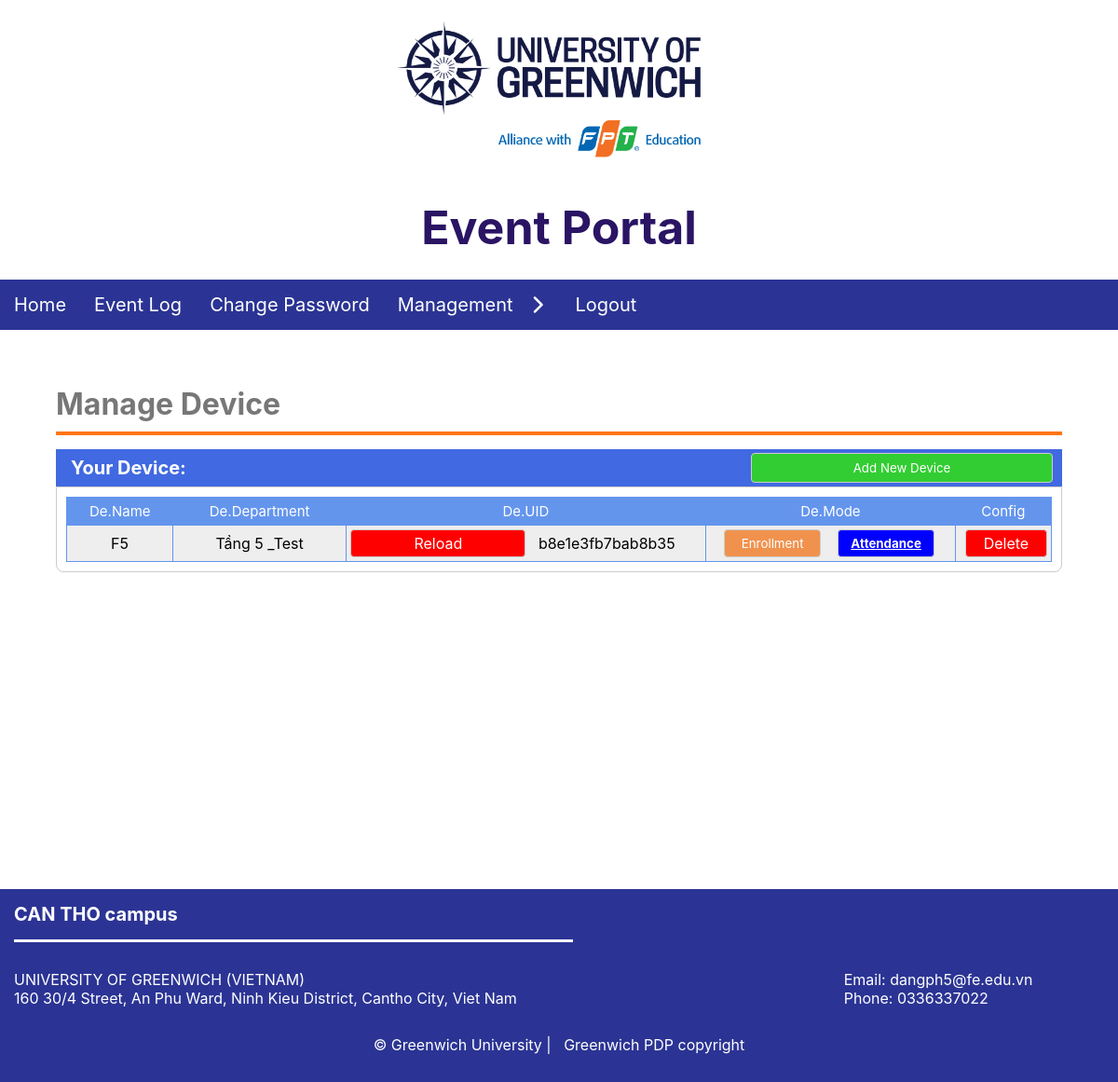
Page /admin.php?page=device on the committed database.
### tables this page shows
CREATE TABLE `device` (
  `id` int(11) NOT NULL,
  `device_name` varchar(200) NOT NULL,
  `device_uid` varchar(200) NOT NULL,
  `device_date` date NOT NULL,
  `device_dep` varchar(20) DEFAULT NULL,
  `device_mode` int(11) NOT NULL DEFAULT 0
);

### Views/ManageDevice.php (the view, shortened to what this page needs)
<body>
  <div class="Device-Container">
    <h1 class="mn-title">Manage Device</h1>
    <hr class="orange-line" />
    <div class="device-container">
      <div class="device-head">
        <span class="dv-title">Your Device: </span>
        <input type="submit" value="Add New Device" class="btn-add-device js-add-event">
      </div>
      <div class="device-body">
        <div class="main-table">
          <table class="table-admin">
            <tr class="table-head">
              <th class="head-row">De.Name</th>
              <th class="head-row">De.Department</th>
              <th class="head-row">De.UID</th>
              <th class="head-row">De.Mode</th>
              <th class="head-row">Config</th>
            </tr>
            <?php
            include("./connectDB.php");
            $sql = "SELECT * FROM device ORDER BY id DESC";
            $result = mysqli_stmt_init($conn);
            if (!mysqli_stmt_prepare($result, $sql)) {
              echo '<p class="error">SQL Error</p>';
            } else {
              mysqli_stmt_execute($result);
              $resultl = mysqli_stmt_get_result($result);
              while ($row = mysqli_fetch_assoc($resultl)) {
            ?>
                <tr class="table-body">
                  <td class="body-row"><?php echo $row["device_name"] ?></td>
                  <td class="body-row"><?php echo $row["device_dep"] ?></td>
                  <td class="body-row">
                    <div class="btn-table">
                      <a class="btn-reload" style="text-decoration: none" onclick="return confirm('Are you sure to reload?');" href="./Process/manageDeviceController.php?function=reload&&deviceid=<?php echo $row["id"] ?>">Reload</a>
                      <p style="color: black; display:flex; align-items:center;">&nbsp;&nbsp;&nbsp;<?php echo $row["device_uid"] ?></p>
                    </div>
                  </td>
                  <td class="body-row">
                    <form action="./Process/manageDeviceController.php?function=updatemode&&deviceid=<?php echo $row['id'] ?>" class="de-mode text-input" method="POST">
                      <div class="btn-table">
                        <?php if ($row["device_mode"] == 0) { ?>
                          <input type="submit" name="btn_enroll" id="btn_enroll" value="Enrollment" class="btn-enroll" style="background-color: blue; font-weight:bold; text-decoration:underline">
                          <input type="submit" name="btn_attendance" id="btn_attendance" value="Attendance" class="btn-attendence" >
                        <?php } else { ?>
                          <input type="submit" name="btn_enroll" id="btn_enroll" value="Enrollment" class="btn-enroll" >
                          <input type="submit" name="btn_attendance" id="btn_attendance" value="Attendance" class="btn-attendence" style="background-color: blue; font-weight:bold;text-decoration:underline">
                        <?php } ?>
                      </div>
                    </form>
                  </td>
                  <td class="body-row">
                    <div class="btn-table">
                      <a class="btn-delete-device" style="text-decoration: none;" onclick="return confirm('Are you sure to delete?');" href="./Process/manageDeviceController.php?function=delete&&deviceid=<?php echo $row["id"] ?>">Delete</a>
                    </div>
                  </td>
                </tr>
            <?php }
            } ?>
          </table>
        </div>
      </div>
    </div>
  </div>
</body>

### Assets/css/pagination.css (style rules this page uses)
* { padding: 0px; margin: 0px; font-family: -apple-system, BlinkMacSystemFont, 'Segoe UI', Roboto, Oxygen, Ubuntu, Cantarell, 'Open Sans', 'Helvetica Neue', sans-serif; }
:root { --orangeBor: #ff9c59; --white: #fff; --black: #343535; }

### Assets/css/Admin.css (style rules this page uses)
* { padding: 0; margin: 0; box-sizing: border-box; }
:root { --blue: #2B3494; --orange: #FF7518; --white: #fff; --blueTrans: rgba(43,52,148,0.9); --orangeTrans: rgba(255,117,24,0.9); --whiteTrans: rgba(255,255,255,0.9); --blueViolet: #2A1464; --btnAdd: #5CB85C; --btnAddRight: #1177D1;; --border:#ccc; }
html { font-family:-apple-system, BlinkMacSystemFont, 'Segoe UI', Roboto, Oxygen, Ubuntu, Cantarell, 'Open Sans', 'Helvetica Neue', sans-serif; }
.mn-title { color:#777777; }
.orange-line { margin-top:10px; border: 2px solid #FF7518; }
.main-table { width:100%; }
.table-admin { border: 0.5px solid #6495ED; width: 100%; border-collapse: collapse; }
.table-head { background-color:#6495ED; border: 0.5px solid #6495ED; color: #fff; height: 30px; font-size: 15px; justify-content: center; }
.head-row { font-weight: 400; }
.table-body { background-color: #EEEEEE; height: 25px; text-align: center; border: 1px solid #6495ED; }
.body-row { border: 1px solid #6495ED; padding: 4px; }

### Assets/css/Index.css (style rules this page uses)
:root { --blue: #2B3494; --orange: #FF7518; --white: #fff; --blueTrans: rgba(43,52,148,0.9); --orangeTrans: rgba(255,117,24,0.9); --whiteTrans: rgba(255,255,255,0.9); --blueViolet: #2A1464; }
* { margin: 0px; padding: 0px; font-family: -apple-system, BlinkMacSystemFont, 'Segoe UI', Roboto, Oxygen, Ubuntu, Cantarell, 'Open Sans', 'Helvetica Neue', sans-serif; }
.header { display: block; height: 300px; background-color: var(--white); }
.header-logo { width: auto; height: 200px; margin-left: 50%; transform: translateX(-50%); }
.header-title { font-size: 50px; text-align: center; margin-top: calc(50px - 40px); color: var(--blueViolet); }
.menu { width: 100%; height: fit-content; background-color: var(--blue); }
.menu-bar { display: flex; list-style: none; }
.menu-item { height: fit-content; padding: 15px 15px 15px 15px; cursor: pointer; }
.menu-link { color: var(--white); text-decoration: none; font-size: 20px; text-align: center; }
.menu-control { position: relative; }
.menu-drop-icon { transform: rotate(-90deg); }
.footer { display: block; background-color: var(--blue); color: var(--white); font-size: 20px; padding-bottom: 30px; }
.footer-title { padding: 15px 0px; border-bottom: 3px solid white; width: 50%; margin: 0px 15px 30px 15px; font-size: 20px; }
.block-info { display: flex; flex-flow: row wrap; margin: 30px 15px 30px 15px; }
.left-info { margin-right: 15%; font-size: 16px; }
.right-info { margin-left: 15%; font-size: 16px; }
.info-char { width: max-content; font-size: 16px; }
.link-info { color: var(--white); text-decoration: none; font-size: 16px; }
.ft-coppyright { text-align: center; font-size: 16px; }

### Assets/css/ChangePass.css (style rules this page uses)
* { margin: 0; padding: 0; font-family: -apple-system, BlinkMacSystemFont, 'Segoe UI', Roboto, Oxygen, Ubuntu, Cantarell, 'Open Sans', 'Helvetica Neue', sans-serif; }

### Assets/css/ManageDevice.css (style rules this page uses)
.Device-Container { padding: 5%; min-height:600px; }
.device-container { width: 100%; margin-top: 15px; }
.device-head { background-color: #4169E1; padding-left: 16px; height: 40px; display: flex; align-items: center; position: relative; }
.dv-title { font-size: 20px; font-weight: bold; color: #fff; }
.btn-add-device { height: 80%; width: 30% ; background-color: #32CD32; color: #fff; border: 1px solid #ccc; border-radius: 4px; position: absolute; right: 0; margin-right: 10px; }
.device-body { padding: 10px; border: 1px solid #ccc; border-radius: 0px 0px 8px 8px; }
.btn-table { height: 100%; display: flex; }
.btn-reload { height: 30px; background-color: red; border-radius: 4px; width: 50%; border: 1px solid #ccc; color: #fff; display: grid; align-items: center; }
.btn-attendence { background-color: #32CD32; border-radius: 4px; width: 40%; border: 1px solid #ccc; color: #fff; height: 30px; margin-left: 7%; }
.btn-enroll { background-color: #F0924E; border-radius: 4px; width: 40%; border: 1px solid #ccc; color: #fff; height: 30px; margin-left: 6%; }
.btn-delete-device { background-color: #FF0000; border-radius: 4px; width: 100%; border: 1px solid #ccc; color: #fff; height: 30px; margin-left: 6%; display: grid; align-items: center; }

### rows in the picture
device: device_name "F5", device_dep "Tầng 5 _Test", device_uid "b8e1e3fb7bab8b35"
